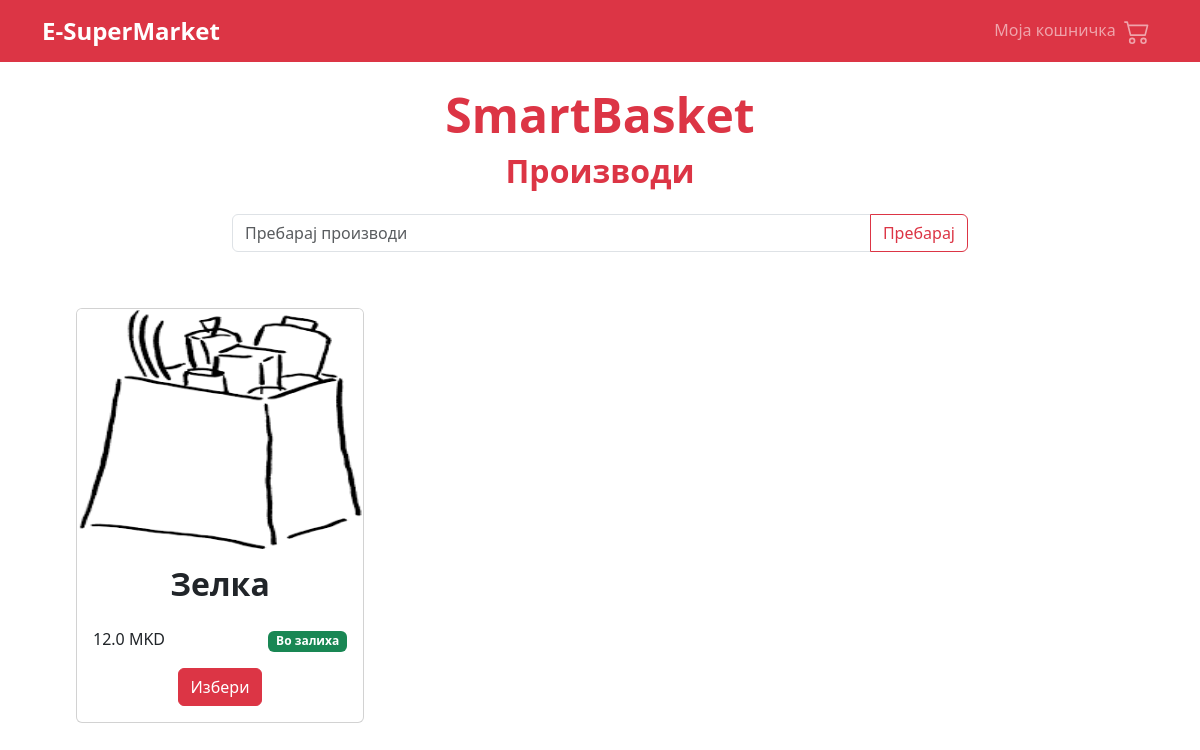
The app's page /products/3 with its own data.
### SmartBasket/models.py (models this page shows, shortened)
class Product(models.Model):
    name = models.CharField(max_length=100)
    price = models.FloatField()
    category = models.ForeignKey(Category, on_delete=models.CASCADE)
    image = models.ImageField(upload_to='images/')
    description = models.TextField()
    quantity = models.IntegerField()

### SmartBasket/views.py (the view)
# urls.py: path('products/<str:category_id>', list_products_for_category, name='products'),
def list_products_for_category(request, category_id):
    search = request.GET.get('search')
    category = Category.objects.get(id=category_id)
    if search is None or search == '':
        products = Product.objects.filter(category=category).all()
    else:
        products = Product.objects.filter(category=category, name__icontains=search).all()
    return render(request, 'list_products_for_category.html',
                  {'products': products, 'category': category, 'search': search})

### templates/list_products_for_category.html (shortened to what this page needs)
{% extends "customer_base.html" %}
{% block content %}
    <div class="container mt-4">
        <div class="row">
            <div class="col-md-12 text-center">
                <h1 class="display-5 text-danger fw-bold">SmartBasket</h1>
            </div>
        </div>
        <div class="row">
            <div class="col-md-12 text-center">
                <h2 class="text-danger fw-bold">Производи</h2>
            </div>
        </div>
        <div class="row justify-content-center mt-3">
            <div class="col-md-8">
                <form action="/products/{{ category.id }}" method="GET">
                    <div class="input-group mb-3">
                        {% if not search %}
                            <input type="text" class="form-control" placeholder="Пребарај производи" name="search"/>
                        {% endif %}
                        <button class="btn btn-outline-danger" type="submit" id="button-addon2">Пребарај</button>
                    </div>
                </form>
            </div>
        </div>
        <div class="row mt-4 mb-5">
            {% for p in products %}
                <div class="col-md-4 mt-3">
                    <div class="card ms-auto me-auto" style="width: 18rem;">
                        <img src="{{ MEDIA_URL }}{{ p.image.url }}" class="card-img-top" style="height: 15rem"
                             alt="...">
                        <div class="card-body">
                            <h5 class="card-title text-center fw-bold mb-4" style="font-size: 2rem">{{ p.name }}</h5>
                            <div class="row">
                                <div class="col-md-6">
                                    <p class="card-text">{{ p.price }} MKD</p>
                                </div>
                                <div class="col-md-6">
                                    <p style="text-align: right">
                                        {% if p.quantity > 0 %}
                                            <span class="badge bg-success">Во залиха</span>
                                        {% else %}
                                            <span class="badge bg-danger">Нема во залиха</span>
                                        {% endif %}
                                    </p>
                                </div>
                            </div>
                            <div class="text-center">
                                <a href="/product-detail/{{ p.id }}" class="btn btn-danger">Избери</a>
                            </div>
                        </div>
                    </div>
                </div>
            {% endfor %}
        </div>
    </div>
{% endblock %}

### records on screen
Product: image (picture), name "Зелка", price "12.0", quantity "Во залиха"
